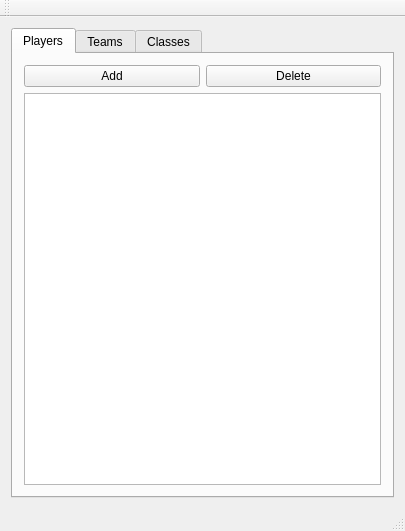
<?xml version="1.0" encoding="UTF-8"?>
<ui version="4.0">
 <class>MainWindow</class>
 <widget class="QMainWindow" name="MainWindow">
  <property name="geometry">
   <rect>
    <x>0</x>
    <y>0</y>
    <width>405</width>
    <height>531</height>
   </rect>
  </property>
  <property name="windowTitle">
   <string>Database browser</string>
  </property>
  <widget class="QWidget" name="centralWidget">
   <layout class="QGridLayout" name="gridLayout">
    <item row="0" column="0">
     <widget class="QTabWidget" name="tabWidget">
      <property name="currentIndex">
       <number>0</number>
      </property>
      <widget class="QWidget" name="players">
       <attribute name="title">
        <string>Players</string>
       </attribute>
       <layout class="QGridLayout" name="gridLayout_3">
        <item row="0" column="1">
         <widget class="QPushButton" name="players_del">
          <property name="text">
           <string>Delete</string>
          </property>
         </widget>
        </item>
        <item row="0" column="0">
         <widget class="QPushButton" name="players_add">
          <property name="text">
           <string>Add</string>
          </property>
         </widget>
        </item>
        <item row="1" column="0" colspan="2">
         <widget class="QTableView" name="players_view"/>
        </item>
       </layout>
      </widget>
      <widget class="QWidget" name="teams">
       <attribute name="title">
        <string>Teams</string>
       </attribute>
       <layout class="QGridLayout" name="gridLayout_4">
        <item row="0" column="1">
         <widget class="QPushButton" name="teams_del">
          <property name="text">
           <string>Delete</string>
          </property>
         </widget>
        </item>
        <item row="0" column="0">
         <widget class="QPushButton" name="teams_add">
          <property name="text">
           <string>Add</string>
          </property>
         </widget>
        </item>
        <item row="1" column="0" colspan="2">
         <widget class="QTableView" name="teams_view"/>
        </item>
       </layout>
      </widget>
      <widget class="QWidget" name="classes">
       <attribute name="title">
        <string>Classes</string>
       </attribute>
       <layout class="QGridLayout" name="gridLayout_2">
        <item row="0" column="1">
         <widget class="QPushButton" name="classes_del">
          <property name="text">
           <string>Delete</string>
          </property>
         </widget>
        </item>
        <item row="0" column="0">
         <widget class="QPushButton" name="classes_add">
          <property name="text">
           <string>Add</string>
          </property>
         </widget>
        </item>
        <item row="1" column="0" colspan="2">
         <widget class="QTableView" name="classes_view"/>
        </item>
       </layout>
      </widget>
     </widget>
    </item>
   </layout>
  </widget>
  <widget class="QMenuBar" name="menuBar">
   <property name="geometry">
    <rect>
     <x>0</x>
     <y>0</y>
     <width>405</width>
     <height>21</height>
    </rect>
   </property>
  </widget>
  <widget class="QToolBar" name="mainToolBar">
   <attribute name="toolBarArea">
    <enum>TopToolBarArea</enum>
   </attribute>
   <attribute name="toolBarBreak">
    <bool>false</bool>
   </attribute>
  </widget>
  <widget class="QStatusBar" name="statusBar"/>
 </widget>
 <layoutdefault spacing="6" margin="11"/>
 <resources/>
 <connections/>
</ui>
